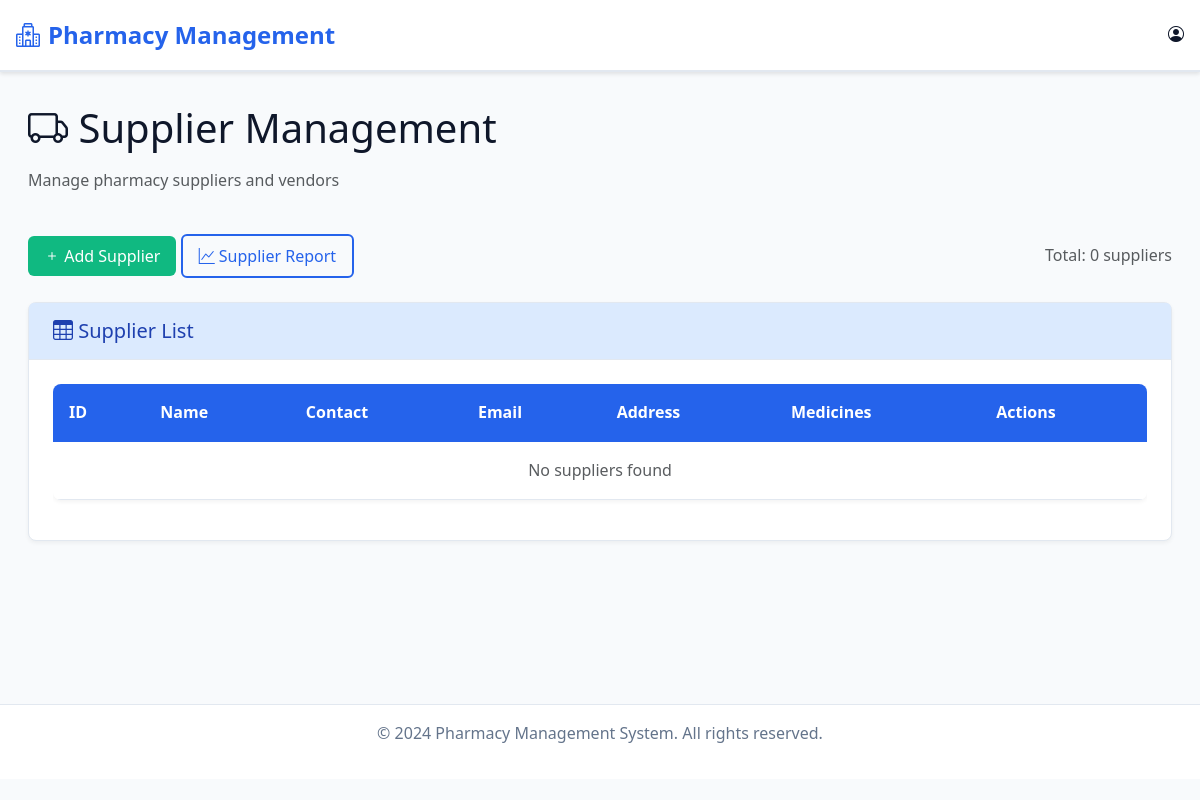
Page /supplier/list_supplier/ on the earlier database version.
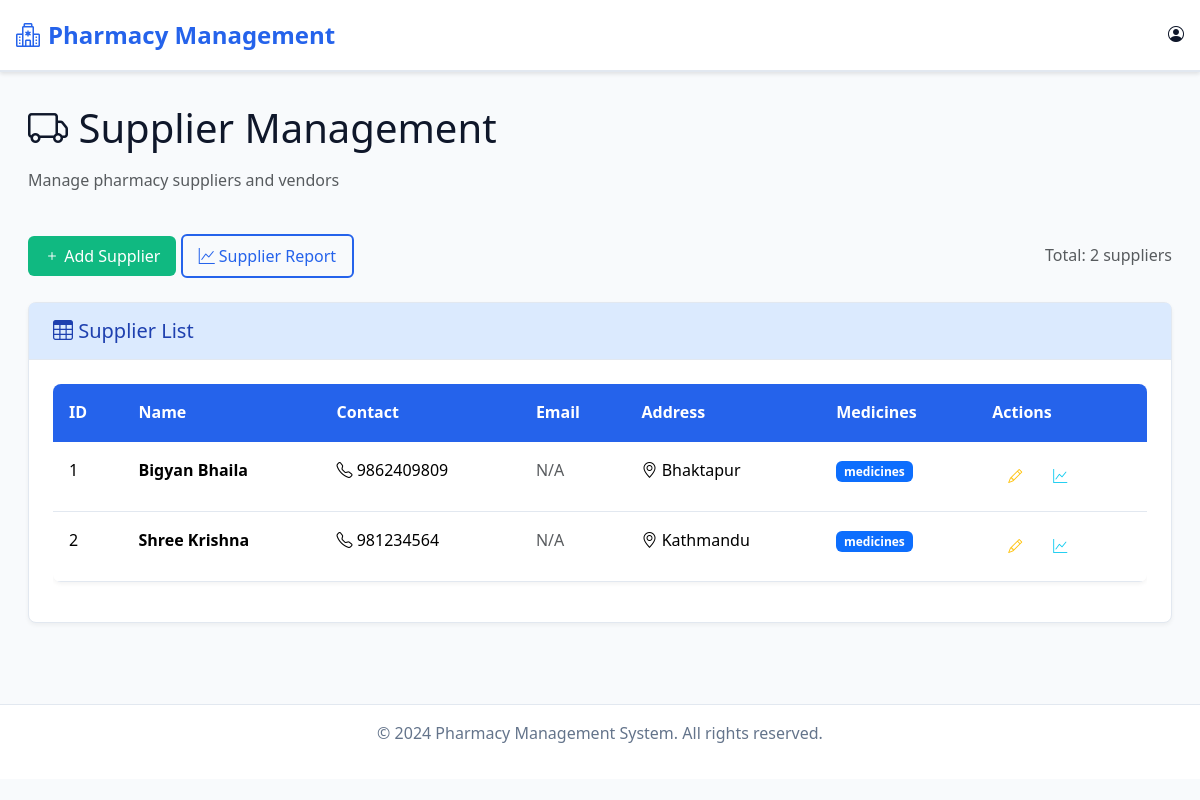
Same page on the later database version.
### supplier/models.py (models this page shows, shortened)
class Supplier(models.Model):
    id = models.AutoField(primary_key=True)   # auto increment id
    name = models.CharField(max_length=100)
    contact = models.CharField(max_length=20)
    address = models.TextField()

### supplier/views.py (the view)
# urls.py: path('list_supplier/', views.list_supplier, name='list_supplier'),
def list_supplier(request):
    suppliers = Supplier.objects.all()
    return render(request, 'admin/supplier/list_supplier.html', {'suppliers': suppliers})

### templates/admin/supplier/list_supplier.html (shortened to what the changed rows need)
{% extends "admin/base.html" %}
{% block content %}
<div class="container-fluid">
    <div class="row mb-4">
        <div class="col-12">
            <h1 class="mb-3">
                <i class="bi bi-truck"></i> Supplier Management
            </h1>
        </div>
    </div>
    <div class="row mb-4">
        <div class="col-12">
            <div class="d-flex justify-content-between align-items-center">
                <div>
                    <span class="text-muted">Total: {{ suppliers.count }} suppliers</span>
                </div>
            </div>
        </div>
    </div>
    <div class="row">
        <div class="col-12">
            <div class="card">
                <div class="card-body">
                    <div class="table-responsive">
                        <table class="table" id="supplierTable">
                            <thead>
                                <tr>
                                    <th>ID</th>
                                    <th>Name</th>
                                    <th>Contact</th>
                                    <th>Email</th>
                                    <th>Address</th>
                                    <th>Medicines</th>
                                    <th>Actions</th>
                                </tr>
                            </thead>
                            <tbody>
                                {% for supplier in suppliers %}
                                <tr>
                                    <td>{{ supplier.id }}</td>
                                    <td>
                                        <strong>{{ supplier.name }}</strong>
                                    </td>
                                    <td>
                                        <i class="bi bi-telephone"></i> {{ supplier.contact }}
                                    </td>
                                    <td>
                                        {% if supplier.email %}
                                            <i class="bi bi-envelope"></i> {{ supplier.email }}
                                        {% else %}
                                            <span class="text-muted">N/A</span>
                                        {% endif %}
                                    </td>
                                    <td>
                                        {% if supplier.address %}
                                            <i class="bi bi-geo-alt"></i> {{ supplier.address|truncatechars:30 }}
                                        {% else %}
                                            <span class="text-muted">N/A</span>
                                        {% endif %}
                                    </td>
                                    <td>
                                        <span class="badge bg-primary">{{ supplier.medicine_set.count }} medicines</span>
                                    </td>
                                    <td>
                                        <div class="btn-group" role="group">
                                            <a href="{% url 'edit_supplier' supplier.id %}" class="btn btn-sm btn-outline-warning">
                                                <i class="bi bi-pencil"></i>
                                            </a>
                                            <a href="{% url 'supplier_report' %}?supplier={{ supplier.id }}" class="btn btn-sm btn-outline-info">
                                                <i class="bi bi-graph-up"></i>
                                            </a>
                                        </div>
                                    </td>
                                </tr>
                                {% empty %}
                                <tr>
                                    <td colspan="7" class="text-center text-muted">No suppliers found</td>
                                </tr>
                                {% endfor %}
                            </tbody>
                        </table>
                    </div>
                </div>
            </div>
        </div>
    </div>
</div>
<link rel="stylesheet" href="https://cdn.datatables.net/1.13.6/css/dataTables.bootstrap5.min.css">
{% endblock %}

Differences in the rows shown:
added Supplier: id "1", name "Bigyan Bhaila", contact "9862409809", address "Bhaktapur"
added Supplier: id "2", name "Shree Krishna", contact "981234564", address "Kathmandu"
Other differences:
{{ suppliers.count }}: "0" → "2"
text no longer shown: "No suppliers found"
